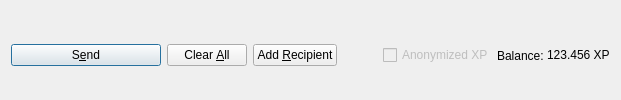
         <widget class="QFrame" name="frame_Send">
          <layout class="QHBoxLayout" name="horizontalLayout">
           <property name="bottomMargin">
            <number>0</number>
           </property>
           <item>
            <widget class="QPushButton" name="sendButton">
             <property name="minimumSize">
              <size>
               <width>150</width>
               <height>0</height>
              </size>
             </property>
             <property name="toolTip">
              <string>Confirm the send action</string>
             </property>
             <property name="text">
              <string>S&amp;end</string>
             </property>
             <property name="icon">
              <iconset resource="../pivx.qrc">
               <normaloff>:/icons/send</normaloff>:/icons/send</iconset>
             </property>
             <property name="autoDefault">
              <bool>false</bool>
             </property>
             <property name="default">
              <bool>true</bool>
             </property>
            </widget>
           </item>
           <item>
            <widget class="QPushButton" name="clearButton">
             <property name="sizePolicy">
              <sizepolicy hsizetype="Minimum" vsizetype="Fixed">
               <horstretch>0</horstretch>
               <verstretch>0</verstretch>
              </sizepolicy>
             </property>
             <property name="toolTip">
              <string>Clear all fields of the form.</string>
             </property>
             <property name="text">
              <string>Clear &amp;All</string>
             </property>
             <property name="icon">
              <iconset resource="../pivx.qrc">
               <normaloff>:/icons/remove</normaloff>:/icons/remove</iconset>
             </property>
             <property name="autoDefault">
              <bool>false</bool>
             </property>
            </widget>
           </item>
           <item>
            <widget class="QPushButton" name="addButton">
             <property name="toolTip">
              <string>Send to multiple recipients at once</string>
             </property>
             <property name="text">
              <string>Add &amp;Recipient</string>
             </property>
             <property name="icon">
              <iconset resource="../pivx.qrc">
               <normaloff>:/icons/add</normaloff>:/icons/add</iconset>
             </property>
             <property name="autoDefault">
              <bool>false</bool>
             </property>
            </widget>
           </item>
           <item>
            <spacer name="horizontalSpacer">
             <property name="orientation">
              <enum>Qt::Horizontal</enum>
             </property>
             <property name="sizeHint" stdset="0">
              <size>
               <width>40</width>
               <height>20</height>
              </size>
             </property>
            </spacer>
           </item>
           <item>
            <layout class="QHBoxLayout" name="horizontalLayout_2">
             <property name="spacing">
              <number>3</number>
             </property>
             <item>
              <widget class="QCheckBox" name="checkzPIV">
               <property name="enabled">
                <bool>false</bool>
               </property>
               <property name="text">
                <string>Anonymized XP</string>
               </property>
              </widget>
             </item>
             <item>
              <widget class="QLabel" name="label">
               <property name="text">
                <string>Balance:</string>
               </property>
              </widget>
             </item>
             <item>
              <widget class="QLabel" name="labelBalance">
               <property name="sizePolicy">
                <sizepolicy hsizetype="Preferred" vsizetype="Fixed">
                 <horstretch>0</horstretch>
                 <verstretch>0</verstretch>
                </sizepolicy>
               </property>
               <property name="cursor">
                <cursorShape>IBeamCursor</cursorShape>
               </property>
               <property name="text">
                <string notr="true">123.456 XP</string>
               </property>
               <property name="textInteractionFlags">
                <set>Qt::LinksAccessibleByMouse|Qt::TextSelectableByKeyboard|Qt::TextSelectableByMouse</set>
               </property>
              </widget>
             </item>
            </layout>
           </item>
          </layout>
         </widget>
